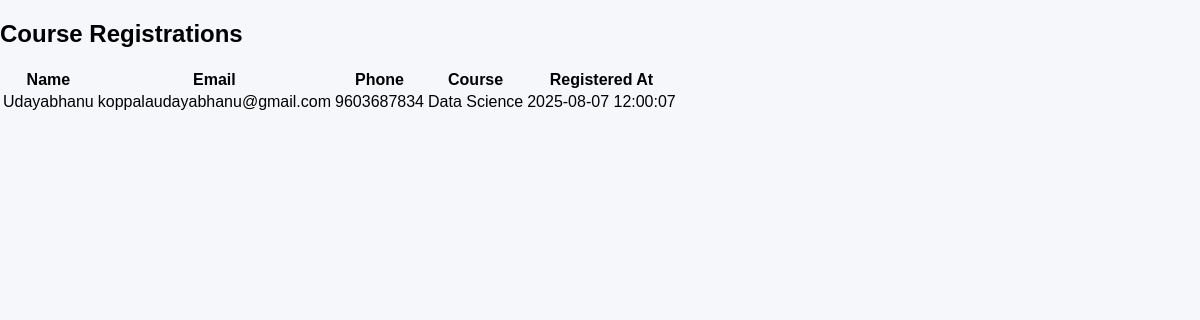
The page /admin/course-registrations on the database its author committed.
### app/models.py (models this page shows)
class CourseRegistration(Base):
    __tablename__ = "course_registrations"
    id = Column(Integer, primary_key=True, index=True)
    name = Column(String)
    email = Column(String)
    phone = Column(String)
    course = Column(String)
    created_at = Column(DateTime(timezone=True), server_default=func.now())

### app/main.py (the view)
@app.get("/admin/course-registrations", response_class=HTMLResponse)
async def view_course_regs(request: Request, db: Session = Depends(get_db)):
    course_users = db.query(models.CourseRegistration).order_by(models.CourseRegistration.created_at.desc()).all()
    return templates.TemplateResponse("admin_course.html", {
        "request": request,
        "users": course_users
    })

### app/templates/admin_course.html (shortened to what this page needs)
<!DOCTYPE html>
<html>
<head>
    <link rel="stylesheet" href="/static/style.css" />
</head>
<body>
    <h2>Course Registrations</h2>
    <table>
        <tr>
            <th>Name</th><th>Email</th><th>Phone</th><th>Course</th><th>Registered At</th>
        </tr>
        {% for user in users %}
        <tr>
            <td>{{ user.name }}</td>
            <td>{{ user.email }}</td>
            <td>{{ user.phone }}</td>
            <td>{{ user.course }}</td>
            <td>{{ user.created_at }}</td>
        </tr>
        {% endfor %}
    </table>
</body>
</html>

### static/style.css (style rules this page uses)
body { margin: 0; font-family: Arial, sans-serif; background: #f5f7fa; }

### rows shown on the page
CourseRegistration: name "Udayabhanu", email "koppalaudayabhanu@gmail.com", phone "9603687834", course "Data Science", created_at "2025-08-07 12:00:07"
